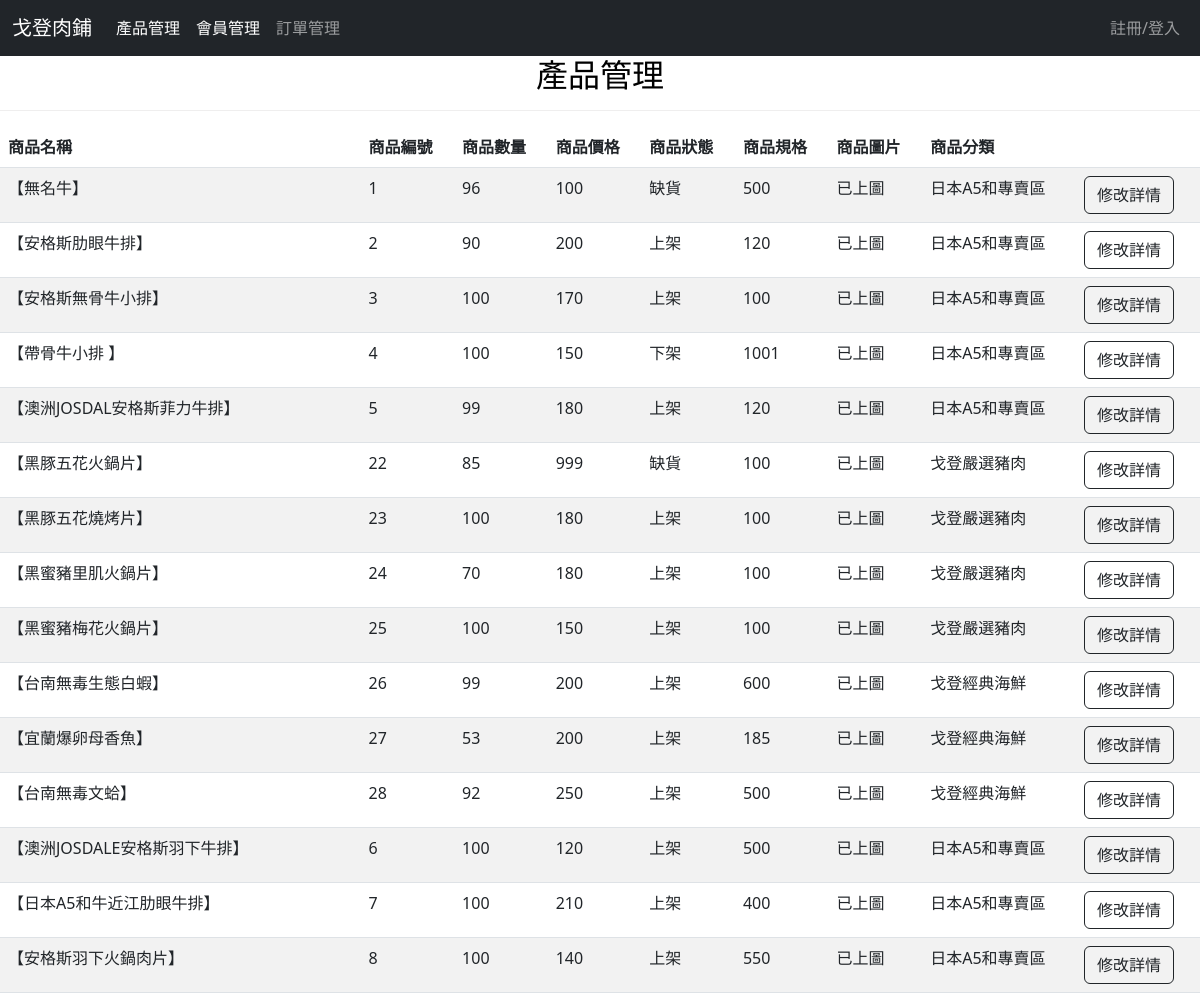
The app's page /dashboard/ (upper part), older data.
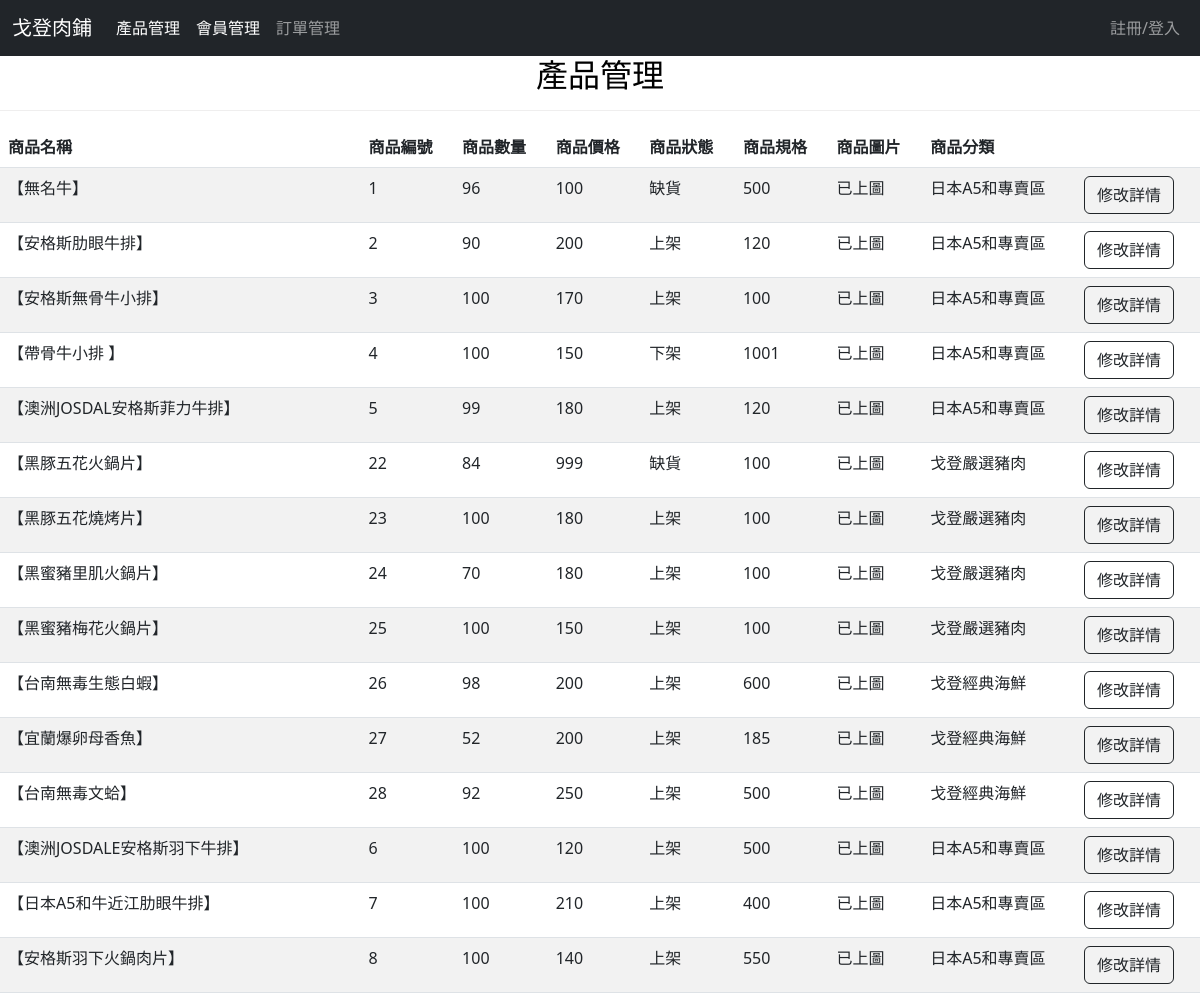
The same page, newer data.
### mywebsite/models.py (models this page shows)
class product(models.Model):
    PRODUCT_STATUS_CHOICES = [
        ('IN_STOCK', '上架'),
        ('OUT_OF_STOCK', '下架'),
        ('UNAVAILABLE', '缺貨'),
    ]
    PID = models.CharField('產品編號', max_length=1000, primary_key=True)
    PPrice = models.IntegerField('產品價錢')
    PName = models.CharField('產品名稱', max_length=100)
    PDetail = models.CharField('產品內容', max_length=10000)
    Pspec = models.IntegerField('產品規格',default=0)
    Pnum = models.IntegerField('產品數量',default=0)
    PStatus = models.CharField('產品狀態', max_length=13, choices=PRODUCT_STATUS_CHOICES, default='IN_STOCK')
    PPhoto = models.ImageField('產品圖片', upload_to='product_images/', blank=True, null=True)
    PCategory = models.CharField('產品分類', max_length=20) #也可以用選項

### mywebsite/views.py (the view)
# urls.py: path('dashboard/', views.dashboard_view),
def dashboard_view(request):
    d = product.objects.all()
    mem = member.objects.all()
    return render(request, 'dashboard.html', locals())

### templates/dashboard.html (shortened to what the changed rows need)
<!DOCTYPE html>
<html>
  <head>
    <link href="https://cdn.jsdelivr.net/npm/bootstrap@5.3.0-alpha3/dist/css/bootstrap.min.css" rel="stylesheet">
    {% load static %}
    <link href="{% static 'css/styles.css'%}" rel="stylesheet" />
    <link rel="stylesheet" href="https://use.fontawesome.com/releases/v5.6.3/css/all.css"
>
</head>
<body id="page-top">
      <div class="test">
        <div class="color-block h2-with-border">
          <h2 class="tit rounded">產品管理</h2>
        </div>
        <div class="table-responsive">
          <table class="table table-striped table-hover table-custom">
            <thead class="thead-dark">
              <tr class="hover-bg">
                <th>商品名稱</th>
                <th>商品編號</th>
                <th>商品數量</th>
                <th>商品價格</th>
                <th>商品狀態</th>
                <th>商品規格</th>
                <th>商品圖片</th>
                <th>商品分類</th>
                <th></th>
              </tr>
            </thead>
            <tbody>
              {% for detail in d %}
              <tr>
                <form action="/edit_view/" method="POST">
                  <td>{{ detail.PName }}</td>
                  <td>{{ detail.PID }}</td>
                  <td>{{ detail.Pnum }}</td>
                  <td>{{ detail.PPrice }}</td>
                  <td>
                    {% if detail.PStatus == 'IN_STOCK' %}
                      <span class="category">上架</span>
                    {% elif detail.PStatus == 'OUT_OF_STOCK' %}
                      <span class="category">下架</span>
                    {% elif detail.PStatus == 'UNAVAILABLE' %}
                      <span class="category special-cell">缺貨</span>
                    {% endif %}
                  </td>
                  <td>{{ detail.Pspec }}</td>
                  <td>
                    {% if detail.PPhoto %}
                    已上圖
                    {% else %}
                    暫無
                    {% endif %}
                  </td>
                  <td>
                    {% if detail.PCategory == 'beef' %}
                      <span class="category">日本A5和專賣區</span>
                    {% elif detail.PCategory == 'pork' %}
                      <span class="category">戈登嚴選豬肉</span>
                    {% elif detail.PCategory == 'seafood' %}
                      <span class="category">戈登經典海鮮</span>
                    {% endif %}
                  </td>
                  <td>
                    <button type="submit" class="btn btn-outline-dark">修改詳情</button>
                  </td>
                </form>
              </tr>
              {% endfor %}
            </tbody>
          </table>
        </div>
      </div>
</body>
</html>

Row changes from the older to the newer data that the page shows:
changed product "【黑豚五花火鍋片】": Pnum "85" → "84"
changed product "【台南無毒生態白蝦】": Pnum "99" → "98"
changed product "【宜蘭爆卵母香魚】": Pnum "53" → "52"
